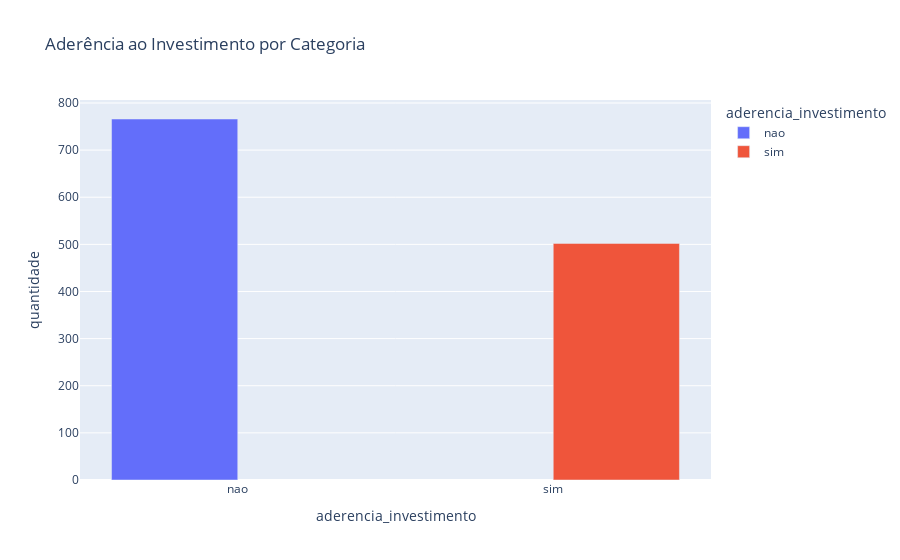

The code cell stored with this chart in its notebook:
### Markdown cell above
📊 **Exploração de categoria**

 ---

### Code cell
##  Aderência de investimento é nosso variavel target

qtd_aderencia= df['aderencia_investimento'].value_counts().to_frame(name='quantidade').reset_index()


fig = px.bar(
    qtd_aderencia,
    x='aderencia_investimento',
    y='quantidade',
    color='aderencia_investimento',
    barmode='group',
    title='Aderência ao Investimento por Categoria'
)

fig.show()

### Figure 1 — Plotly figure (JSON) as saved in the notebook; plotly's stock layout.template omitted (floating-point values rounded to 4 significant figures)
{"data": [{"alignmentgroup": "True", "hovertemplate": "aderencia_investimento=%{x}<br>quantidade=%{y}<extra></extra>", "legendgroup": "nao", "marker": {"color": "#636efa", "pattern": {"shape": ""}}, "name": "nao", "offsetgroup": "nao", "orientation": "v", "showlegend": true, "textposition": "auto", "type": "bar", "x": ["nao"], "xaxis": "x", "y": [766], "yaxis": "y"}, {"alignmentgroup": "True", "hovertemplate": "aderencia_investimento=%{x}<br>quantidade=%{y}<extra></extra>", "legendgroup": "sim", "marker": {"color": "#EF553B", "pattern": {"shape": ""}}, "name": "sim", "offsetgroup": "sim", "orientation": "v", "showlegend": true, "textposition": "auto", "type": "bar", "x": ["sim"], "xaxis": "x", "y": [502], "yaxis": "y"}], "layout": {"barmode": "group", "legend": {"title": {"text": "aderencia_investimento"}, "tracegroupgap": 0}, "title": {"text": "Aderência ao Investimento por Categoria"}, "xaxis": {"anchor": "y", "categoryarray": ["nao", "sim"], "categoryorder": "array", "domain": [0, 1], "title": {"text": "aderencia_investimento"}}, "yaxis": {"anchor": "x", "domain": [0, 1], "title": {"text": "quantidade"}}}}
